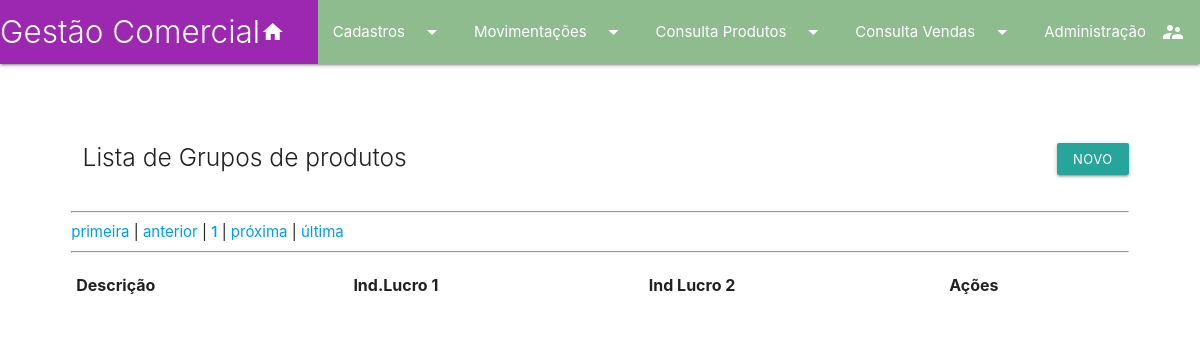
Page /lista_grupos.php on the earlier database version.
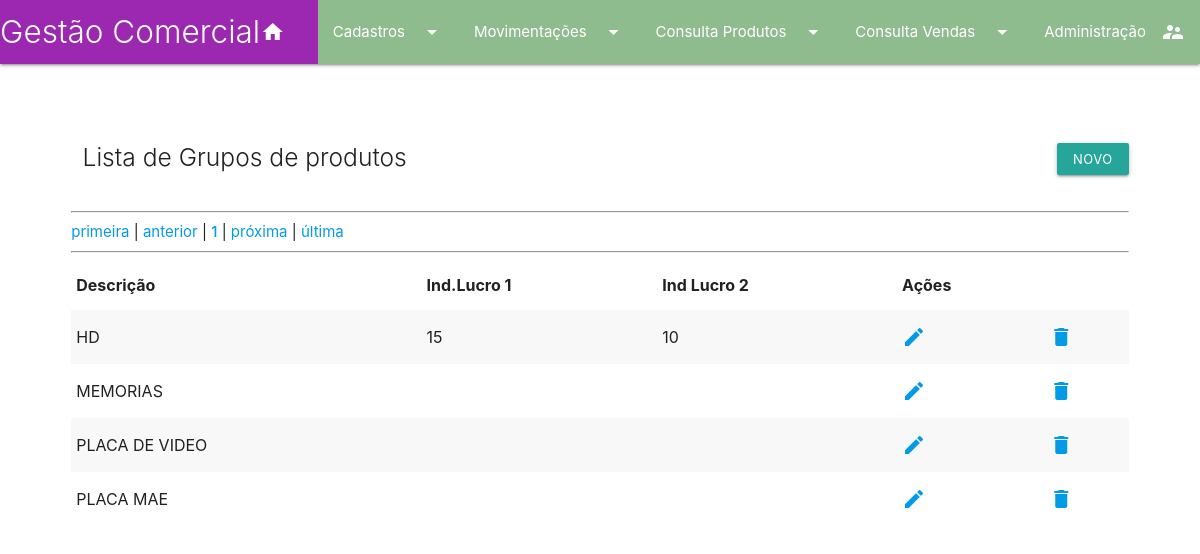
Same page on the later database version.
### tables this page shows
CREATE TABLE `tb_grupos` (
  `id` int(11) NOT NULL,
  `DESCRICAO` varchar(34) DEFAULT NULL,
  `INDLUCRO1` double DEFAULT NULL,
  `INDLUCRO2` double DEFAULT NULL,
  `Operador` varchar(10) DEFAULT NULL,
  `Datatual` datetime DEFAULT NULL
);

### banco_de_dados/readgrupo.php (the view, shortened to what this page needs)
<?php
include_once 'conexao.php';
$quantidade = 7;
$pagina     = (isset($_GET['pagina'])) ? (int)$_GET['pagina'] : 1;
$inicio     = ($quantidade * $pagina) - $quantidade;
$sqlTotal   = "SELECT id FROM tb_grupos";
$strsql = "select id, descricao, indlucro1, indlucro2 from tb_grupos order by descricao LIMIT $inicio, $quantidade";
$querySelect = $link->query($strsql);
while ($registros = $querySelect->fetch_assoc()):
    $id = $registros['id'];
    $descricao = $registros['descricao'];
    $indlucro1 = $registros['indlucro1'];
    $indlucro2 = $registros['indlucro2'];
    echo "<tr>";
    echo "<td>$descricao</td>";
    echo "<td>$indlucro1</td>";
    echo "<td>$indlucro2</td>";
    echo "<td><a href='editarGrupo.php?id=$id'><i class='material-icons'>edit</i></td>";
    echo "<td><a href='../banco_de_dados/deletegrupo.php?id=";
    echo $id."&tabela=tb_grupos&retorno=lista_grupos.php' " ;
    echo ' OnClick="javascript:return confirm(\'Deseja mesmo excluir o grupo \n marca: '.$descricao . ' ?\');">';
    echo "<i class='material-icons'>delete</i>";
	echo  "</td></tr>";
endwhile;
include_once 'paginacao.php';
 ?>

### includes/header.inc.php (shortened to what this page needs)
<html>
<head>
    <link rel="stylesheet" href="../libs/materialize/css/materialize.min.css" />
    <link rel="stylesheet" href="../libs/materialize/css/estilos.css" />
    <link rel="stylesheet" href="../libs/infosis.css" />
    <link rel="stylesheet" href="https://cdn.linearicons.com/free/1.0.0/icon-font.min.css">
    <link rel="stylesheet" href="https://cdnjs.cloudflare.com/ajax/libs/font-awesome/4.7.0/css/font-awesome.min.css">
</head>
<body>

### includes/menu.inc.php (shortened to what this page needs)
<nav class="purple">
    <div class="nav-wrapper">
        <div class="brand-logo light">Gestão Comercial</div>
        <ul class="right">
            <li><a href="index.php"><i class="material-icons tiny">home</i>Home </a></li>
            <li style="background-color: darkseagreen";><a class="dropdown-trigger" href="#!" data-target="dropdown1">Cadastros<i class="material-icons right">arrow_drop_down</i></a></li>
            <li style="background-color: darkseagreen";><a class="dropdown-trigger" href="#!" data-target="dropdown2">Movimentações<i class="material-icons right">arrow_drop_down</i></a></li>
            <li style="background-color: darkseagreen";><a class="dropdown-trigger" href="#!" data-target="dropdown3">Consulta Produtos<i class="material-icons right">arrow_drop_down</i></a></li>
            <li style="background-color: darkseagreen";><a class="dropdown-trigger" href="#!" data-target="dropdown4">Consulta Vendas<i class="material-icons right">arrow_drop_down</i></a></li>
            <li style="background-color: darkseagreen";><a href="admin.php"><i class="material-icons right">supervisor_account</i> Administração </a></li>
        </ul>
    </div>
</nav>

### public/lista_grupos.php
<?php include_once('../includes/header.inc.php')
?>
<?php include_once('../includes/menu.inc.php')
?>
<div class="row container" style="width: 90%">
    <div class="col s12">
        <div class="col s9" style="text-align: left;">
            <h5 class="light">Lista de Grupos de produtos</h5>
        </div>
        <div class="col s3" style="padding: 15px 0px 0px 0px;">
            <a href="novogrupo.php" class="waves-effect waves-light btn-small right">Novo</a>
        </div>
    </div>
    <div class="col s12">
        <br>
        <hr>
    </div>
    <div class="col s12">
        <table class="striped">
            <thead>
                <tr>
                    <th>Descrição</th>
                    <th>Ind.Lucro 1</th>
                    <th>Ind Lucro 2</th>
                    <th>Ações</th>
                </tr>
            </thead>
            <tbody>
                <?php include_once('../banco_de_dados/readgrupo.php'); ?>
            </tbody>
        </table>
    </div>
</div>
<?php include_once('../includes/footer.inc.php')
?>

### banco_de_dados/paginacao.php (shortened to what this page needs)
<?php
  $qrTotal = $link->query($sqlTotal);
   $numTotal = $qrTotal->num_rows;
  $totalPagina= ceil($numTotal/$quantidade);
   $anterior  = (($pagina - 1) == 0) ? 1 : $pagina - 1;
   $posterior = (($pagina+1) >= $totalPagina) ? $totalPagina : $pagina+1;
    ?>
    <div id="navegacao">
        <?php
        echo '<a href="?pagina=1">primeira</a> | ';
        echo "<a href=\"?pagina=$anterior\">anterior</a> | ";
    ?>
        <?php
  echo '<a href="?pagina='.$pagina.'"><strong>'.$pagina.'</strong></a>';
    ?>
    <?php echo " | <a href=\"?pagina=$posterior\">próxima</a> | ";
    echo "  <a href=\"?pagina=$totalPagina\">última</a>";
    echo "<hr>";
    ?>

### includes/footer.inc.php (shortened to what this page needs)
</body>
</html>

Differences in the rows shown:
added tb_grupos: DESCRICAO "HD", INDLUCRO1 "15", INDLUCRO2 "10"
added tb_grupos: DESCRICAO "MEMORIAS"
added tb_grupos: DESCRICAO "PLACA DE VIDEO"
added tb_grupos: DESCRICAO "PLACA MAE"
